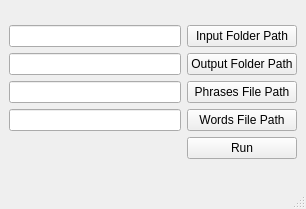
<?xml version="1.0" encoding="UTF-8"?>
<ui version="4.0">
 <class>MainWindow</class>
 <widget class="QMainWindow" name="MainWindow">
  <property name="geometry">
   <rect>
    <x>0</x>
    <y>0</y>
    <width>306</width>
    <height>209</height>
   </rect>
  </property>
  <property name="windowTitle">
   <string>Heraklit</string>
  </property>
  <widget class="QWidget" name="centralwidget">
   <layout class="QGridLayout" name="gridLayout_2">
    <item row="0" column="0">
     <layout class="QGridLayout" name="gridLayout">
      <property name="bottomMargin">
       <number>2</number>
      </property>
      <item row="2" column="0">
       <widget class="QLineEdit" name="lineEdit_phrases_file_path">
        <property name="alignment">
         <set>Qt::AlignRight|Qt::AlignTrailing|Qt::AlignVCenter</set>
        </property>
        <property name="readOnly">
         <bool>true</bool>
        </property>
       </widget>
      </item>
      <item row="3" column="1">
       <widget class="QPushButton" name="pushButton_words_file_path">
        <property name="text">
         <string>Words File Path</string>
        </property>
       </widget>
      </item>
      <item row="1" column="0">
       <widget class="QLineEdit" name="lineEdit_output_folder_path">
        <property name="alignment">
         <set>Qt::AlignRight|Qt::AlignTrailing|Qt::AlignVCenter</set>
        </property>
        <property name="readOnly">
         <bool>true</bool>
        </property>
       </widget>
      </item>
      <item row="3" column="0">
       <widget class="QLineEdit" name="lineEdit_words_file_path">
        <property name="alignment">
         <set>Qt::AlignRight|Qt::AlignTrailing|Qt::AlignVCenter</set>
        </property>
        <property name="readOnly">
         <bool>true</bool>
        </property>
       </widget>
      </item>
      <item row="0" column="0">
       <widget class="QLineEdit" name="lineEdit_input_folder_path">
        <property name="enabled">
         <bool>true</bool>
        </property>
        <property name="alignment">
         <set>Qt::AlignRight|Qt::AlignTrailing|Qt::AlignVCenter</set>
        </property>
        <property name="readOnly">
         <bool>true</bool>
        </property>
       </widget>
      </item>
      <item row="0" column="1">
       <widget class="QPushButton" name="pushButton_input_folder_path">
        <property name="text">
         <string>Input Folder Path</string>
        </property>
       </widget>
      </item>
      <item row="1" column="1">
       <widget class="QPushButton" name="pushButton_output_folder_path">
        <property name="text">
         <string>Output Folder Path</string>
        </property>
       </widget>
      </item>
      <item row="2" column="1">
       <widget class="QPushButton" name="pushButton_phrases_file_path">
        <property name="text">
         <string>Phrases File Path</string>
        </property>
       </widget>
      </item>
      <item row="4" column="1">
       <widget class="QPushButton" name="pushButton_run">
        <property name="text">
         <string>Run</string>
        </property>
       </widget>
      </item>
     </layout>
    </item>
   </layout>
  </widget>
  <widget class="QMenuBar" name="menubar">
   <property name="geometry">
    <rect>
     <x>0</x>
     <y>0</y>
     <width>306</width>
     <height>22</height>
    </rect>
   </property>
  </widget>
  <widget class="QStatusBar" name="statusbar"/>
 </widget>
 <resources/>
 <connections/>
</ui>
